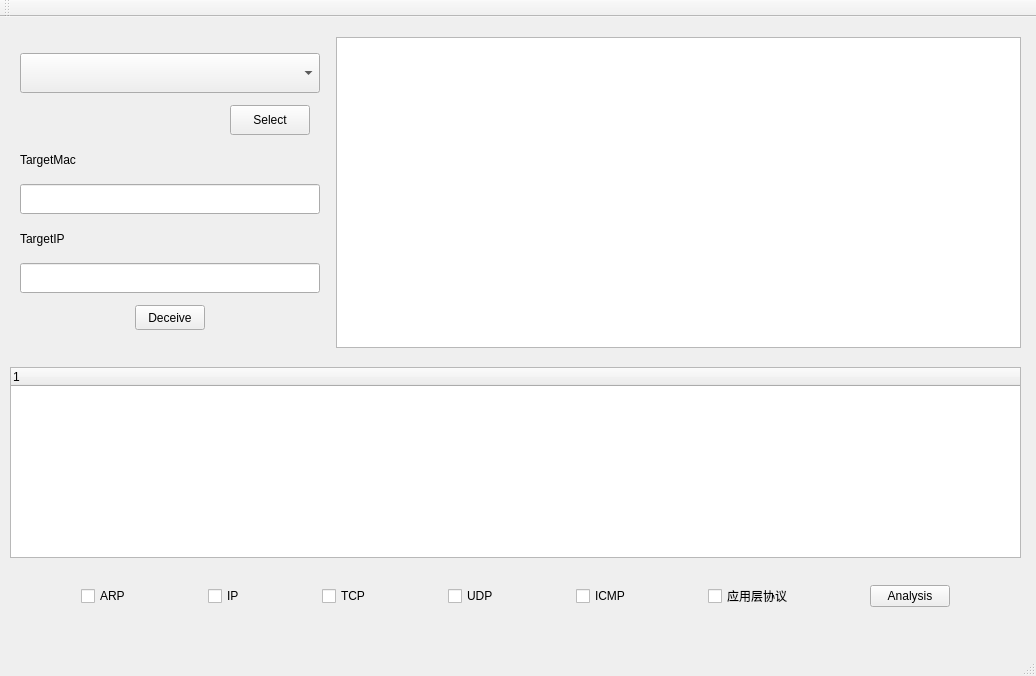
<?xml version="1.0" encoding="UTF-8"?>
<ui version="4.0">
 <class>MainWindow</class>
 <widget class="QMainWindow" name="MainWindow">
  <property name="geometry">
   <rect>
    <x>0</x>
    <y>0</y>
    <width>1036</width>
    <height>676</height>
   </rect>
  </property>
  <property name="windowTitle">
   <string>UniSniff</string>
  </property>
  <widget class="QWidget" name="centralWidget">
   <widget class="QWidget" name="verticalLayoutWidget">
    <property name="geometry">
     <rect>
      <x>0</x>
      <y>340</y>
      <width>1031</width>
      <height>261</height>
     </rect>
    </property>
    <layout class="QVBoxLayout" name="verticalLayout_4">
     <property name="leftMargin">
      <number>10</number>
     </property>
     <property name="topMargin">
      <number>10</number>
     </property>
     <property name="rightMargin">
      <number>10</number>
     </property>
     <property name="bottomMargin">
      <number>10</number>
     </property>
     <item>
      <widget class="QTreeWidget" name="analysisDisplayTree">
       <column>
        <property name="text">
         <string notr="true">1</string>
        </property>
       </column>
      </widget>
     </item>
     <item>
      <layout class="QHBoxLayout" name="horizontalLayout_2"/>
     </item>
     <item>
      <widget class="QLabel" name="countlabel">
       <property name="maximumSize">
        <size>
         <width>1200</width>
         <height>40</height>
        </size>
       </property>
       <property name="text">
        <string/>
       </property>
       <property name="alignment">
        <set>Qt::AlignCenter</set>
       </property>
      </widget>
     </item>
     <item>
      <layout class="QHBoxLayout" name="horizontalLayout_6">
       <item>
        <spacer name="horizontalSpacer_9">
         <property name="orientation">
          <enum>Qt::Horizontal</enum>
         </property>
         <property name="sizeHint" stdset="0">
          <size>
           <width>40</width>
           <height>20</height>
          </size>
         </property>
        </spacer>
       </item>
       <item>
        <widget class="QCheckBox" name="arpBox">
         <property name="text">
          <string>ARP</string>
         </property>
        </widget>
       </item>
       <item>
        <spacer name="horizontalSpacer">
         <property name="orientation">
          <enum>Qt::Horizontal</enum>
         </property>
         <property name="sizeHint" stdset="0">
          <size>
           <width>40</width>
           <height>20</height>
          </size>
         </property>
        </spacer>
       </item>
       <item>
        <widget class="QCheckBox" name="ipBox">
         <property name="text">
          <string>IP</string>
         </property>
        </widget>
       </item>
       <item>
        <spacer name="horizontalSpacer_2">
         <property name="orientation">
          <enum>Qt::Horizontal</enum>
         </property>
         <property name="sizeHint" stdset="0">
          <size>
           <width>40</width>
           <height>20</height>
          </size>
         </property>
        </spacer>
       </item>
       <item>
        <widget class="QCheckBox" name="tcpBox">
         <property name="text">
          <string>TCP</string>
         </property>
        </widget>
       </item>
       <item>
        <spacer name="horizontalSpacer_3">
         <property name="orientation">
          <enum>Qt::Horizontal</enum>
         </property>
         <property name="sizeHint" stdset="0">
          <size>
           <width>40</width>
           <height>20</height>
          </size>
         </property>
        </spacer>
       </item>
       <item>
        <widget class="QCheckBox" name="udpBox">
         <property name="text">
          <string>UDP</string>
         </property>
        </widget>
       </item>
       <item>
        <spacer name="horizontalSpacer_4">
         <property name="orientation">
          <enum>Qt::Horizontal</enum>
         </property>
         <property name="sizeHint" stdset="0">
          <size>
           <width>40</width>
           <height>20</height>
          </size>
         </property>
        </spacer>
       </item>
       <item>
        <widget class="QCheckBox" name="icmpBox">
         <property name="text">
          <string>ICMP</string>
         </property>
        </widget>
       </item>
       <item>
        <spacer name="horizontalSpacer_7">
         <property name="orientation">
          <enum>Qt::Horizontal</enum>
         </property>
         <property name="sizeHint" stdset="0">
          <size>
           <width>40</width>
           <height>20</height>
          </size>
         </property>
        </spacer>
       </item>
       <item>
        <widget class="QCheckBox" name="applicationBox">
         <property name="text">
          <string>应用层协议</string>
         </property>
        </widget>
       </item>
       <item>
        <spacer name="horizontalSpacer_8">
         <property name="orientation">
          <enum>Qt::Horizontal</enum>
         </property>
         <property name="sizeHint" stdset="0">
          <size>
           <width>40</width>
           <height>20</height>
          </size>
         </property>
        </spacer>
       </item>
       <item>
        <widget class="QPushButton" name="analysisButton">
         <property name="text">
          <string>Analysis</string>
         </property>
        </widget>
       </item>
       <item>
        <spacer name="horizontalSpacer_5">
         <property name="orientation">
          <enum>Qt::Horizontal</enum>
         </property>
         <property name="sizeHint" stdset="0">
          <size>
           <width>40</width>
           <height>20</height>
          </size>
         </property>
        </spacer>
       </item>
      </layout>
     </item>
    </layout>
   </widget>
   <widget class="QWidget" name="horizontalLayoutWidget">
    <property name="geometry">
     <rect>
      <x>0</x>
      <y>10</y>
      <width>1031</width>
      <height>331</height>
     </rect>
    </property>
    <layout class="QHBoxLayout" name="horizontalLayout_12">
     <property name="leftMargin">
      <number>10</number>
     </property>
     <property name="topMargin">
      <number>10</number>
     </property>
     <property name="rightMargin">
      <number>10</number>
     </property>
     <property name="bottomMargin">
      <number>10</number>
     </property>
     <item>
      <layout class="QVBoxLayout" name="verticalLayout_5" stretch="0,0,0,0,0,0,0">
       <property name="sizeConstraint">
        <enum>QLayout::SetDefaultConstraint</enum>
       </property>
       <property name="leftMargin">
        <number>10</number>
       </property>
       <property name="topMargin">
        <number>10</number>
       </property>
       <property name="rightMargin">
        <number>10</number>
       </property>
       <property name="bottomMargin">
        <number>10</number>
       </property>
       <item>
        <widget class="QComboBox" name="netportComboBox">
         <property name="maximumSize">
          <size>
           <width>300</width>
           <height>40</height>
          </size>
         </property>
         <property name="sizeAdjustPolicy">
          <enum>QComboBox::AdjustToContents</enum>
         </property>
        </widget>
       </item>
       <item>
        <layout class="QHBoxLayout" name="horizontalLayout">
         <property name="leftMargin">
          <number>10</number>
         </property>
         <property name="rightMargin">
          <number>10</number>
         </property>
         <item>
          <widget class="QLabel" name="displayNetportLabel">
           <property name="maximumSize">
            <size>
             <width>200</width>
             <height>50</height>
            </size>
           </property>
           <property name="text">
            <string/>
           </property>
          </widget>
         </item>
         <item>
          <widget class="QPushButton" name="netportSelectButton">
           <property name="maximumSize">
            <size>
             <width>80</width>
             <height>30</height>
            </size>
           </property>
           <property name="text">
            <string>Select</string>
           </property>
          </widget>
         </item>
        </layout>
       </item>
       <item>
        <widget class="QLabel" name="label">
         <property name="maximumSize">
          <size>
           <width>100</width>
           <height>25</height>
          </size>
         </property>
         <property name="text">
          <string>TargetMac</string>
         </property>
        </widget>
       </item>
       <item>
        <widget class="QLineEdit" name="targetMacEdit">
         <property name="sizePolicy">
          <sizepolicy hsizetype="Maximum" vsizetype="Maximum">
           <horstretch>0</horstretch>
           <verstretch>0</verstretch>
          </sizepolicy>
         </property>
         <property name="minimumSize">
          <size>
           <width>300</width>
           <height>30</height>
          </size>
         </property>
         <property name="maximumSize">
          <size>
           <width>300</width>
           <height>30</height>
          </size>
         </property>
        </widget>
       </item>
       <item>
        <widget class="QLabel" name="label_2">
         <property name="maximumSize">
          <size>
           <width>100</width>
           <height>25</height>
          </size>
         </property>
         <property name="text">
          <string>TargetIP</string>
         </property>
        </widget>
       </item>
       <item>
        <widget class="QLineEdit" name="targetIPEdit">
         <property name="sizePolicy">
          <sizepolicy hsizetype="Maximum" vsizetype="Maximum">
           <horstretch>0</horstretch>
           <verstretch>0</verstretch>
          </sizepolicy>
         </property>
         <property name="minimumSize">
          <size>
           <width>300</width>
           <height>30</height>
          </size>
         </property>
         <property name="maximumSize">
          <size>
           <width>300</width>
           <height>30</height>
          </size>
         </property>
        </widget>
       </item>
       <item alignment="Qt::AlignHCenter">
        <widget class="QPushButton" name="deveiveStartButton">
         <property name="maximumSize">
          <size>
           <width>70</width>
           <height>25</height>
          </size>
         </property>
         <property name="text">
          <string>Deceive</string>
         </property>
        </widget>
       </item>
      </layout>
     </item>
     <item>
      <widget class="QTableView" name="packetTable"/>
     </item>
    </layout>
   </widget>
  </widget>
  <widget class="QMenuBar" name="menuBar">
   <property name="geometry">
    <rect>
     <x>0</x>
     <y>0</y>
     <width>1036</width>
     <height>26</height>
    </rect>
   </property>
  </widget>
  <widget class="QToolBar" name="mainToolBar">
   <attribute name="toolBarArea">
    <enum>TopToolBarArea</enum>
   </attribute>
   <attribute name="toolBarBreak">
    <bool>false</bool>
   </attribute>
  </widget>
  <widget class="QStatusBar" name="statusBar"/>
 </widget>
 <layoutdefault spacing="6" margin="11"/>
 <resources/>
 <connections/>
</ui>
